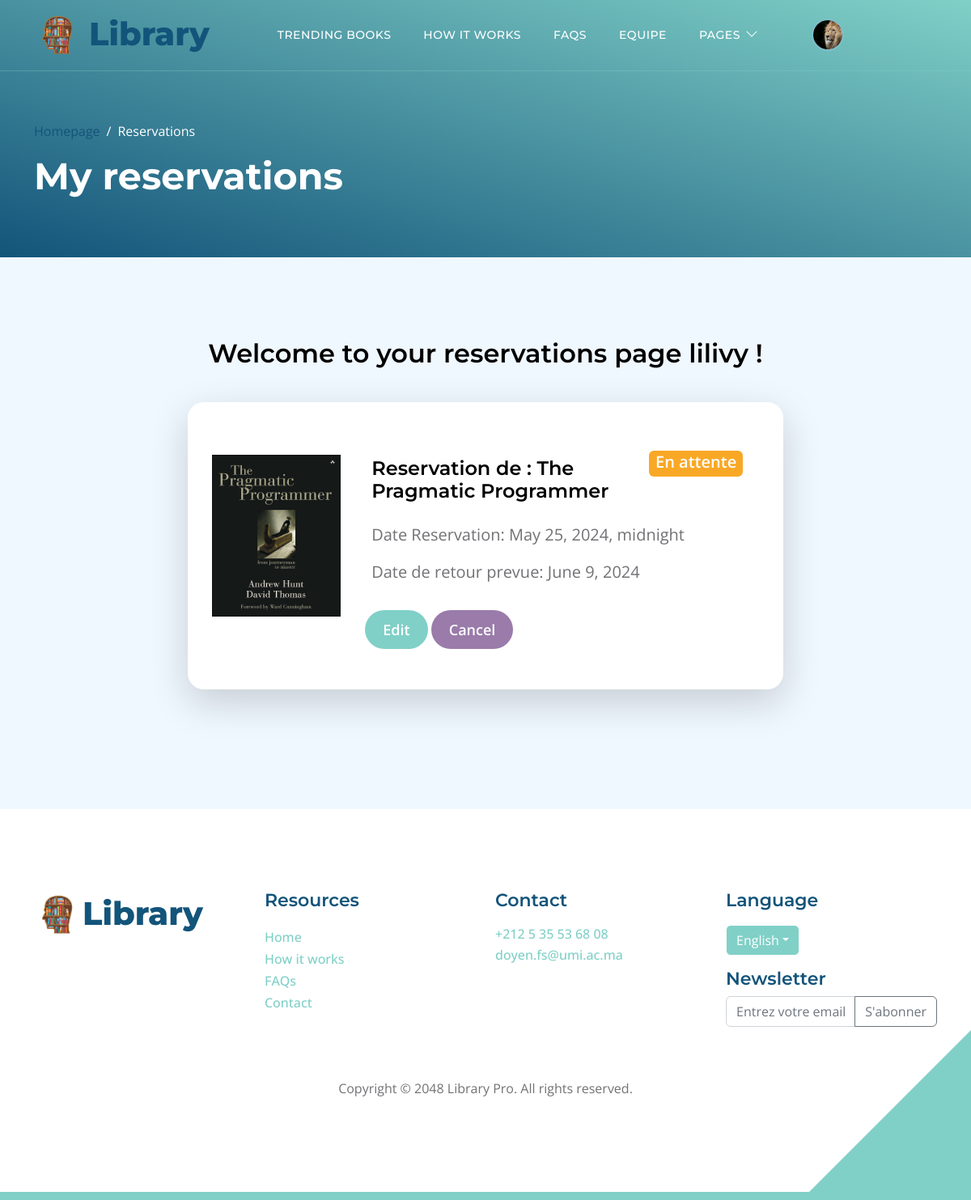
/myreservations/ (signed in), run on the app's committed database.
### adherants/models.py (models this page shows, shortened)
class Profile(models.Model):
    user = models.OneToOneField(User, on_delete=models.CASCADE, null=True, blank=True)
    prenom = models.CharField(max_length=255, blank=True, null=True)
    nom = models.CharField(max_length=255, blank=True, null=True)
    email = models.EmailField(max_length=500, blank=True, null=True)
    username = models.CharField(max_length=200, blank=True, null=True)
    CNI = models.CharField(max_length=200, blank=True, null=True)
    profile_image = models.ImageField(null=True, blank=True, upload_to='profiles/', default="profiles/user-default.png")
    departement = models.CharField(max_length=200, blank=True, null=True)
    filiere = models.CharField(max_length=200, blank=True, null=True)
    CNE = models.CharField(max_length=200, blank=True, null=True)
    semestre = models.CharField(max_length=200, blank=True, null=True)
    sexe = models.CharField(max_length=200, blank=True, null=True)
    phonenumber = models.CharField(max_length=200, blank=True, null=True)
    created = models.DateTimeField(auto_now_add=True)
    id = models.UUIDField(default=uuid.uuid4, unique=True,
                          primary_key=True, editable=False)

### ouvrages/models.py (models this page shows, shortened)
class Reservation(models.Model):
    id = models.UUIDField(default=uuid.uuid4, unique=True, primary_key=True, editable=False)
    date_demande =  models.DateTimeField(auto_now_add=True)
    date_reservation = models.DateTimeField()
    owner = models.ForeignKey(Profile, on_delete=models.CASCADE, null=True, blank=True)
    ouvrage = models.ForeignKey('Ouvrage', on_delete=models.CASCADE, null=True)  # Lier à Ouvrage
    selected_copy = models.ForeignKey('Exemplaire', on_delete=models.CASCADE, null=True, blank=True)
    STATUT_CHOICES = (
        ('en_attente', 'En attente'),
        ('acceptee', 'Acceptée'),
        ('refusee', 'Refusée'),
    )
    statut = models.CharField(max_length=20, choices=STATUT_CHOICES, default='en_attente')
    date_retour_prevue = models.DateField(null=True, blank=True)

class Ouvrage(models.Model):
    id = models.UUIDField(default=uuid.uuid4, unique=True, primary_key=True, editable=False)
    titre = models.CharField(max_length=200)
    auteurs = models.ManyToManyField('Auteur', blank=True)
    featured_image = models.ImageField(null=True, blank=True, default="default.jpg")
    description = models.TextField(blank=True)
    categories = models.ManyToManyField('Categorie', blank=True)
    recommended = models.BooleanField(default=False, blank=True)
    exemplaires_total = models.IntegerField(default=0, null=True, blank=True)
    vote_total = models.IntegerField(default=0, null=True, blank=True)
    vote_ratio = models.IntegerField(default=0, null=True, blank=True)
    date_achat = models.DateTimeField(auto_now_add=True)
    def __str__(self):
        return self.titre
    class Meta:
        ordering = ['-vote_ratio', '-vote_total', 'titre']

### ouvrages/views.py (the view)
# urls.py: path('myreservations/',login_required( views.user_reservations), name="user-reservations"),
def user_reservations(request):
    reservations = Reservation.objects.filter(owner=request.user.profile)
    return render(request, 'ouvrages/myreservations.html', {'reservations': reservations})

### ouvrages/templates/ouvrages/myreservations.html (shortened to what this page needs)
{% extends "main.html" %}
{%load static%}
{% block content %}
<header class="site-header d-flex flex-column justify-content-center align-items-center">
    <div class="container">
        <div class="row align-items-center">
            <div class="col-lg-5 col-12">
                <nav aria-label="breadcrumb">
                    <ol class="breadcrumb">
                        <li class="breadcrumb-item"><a href="{% url 'ouvrages:index' %}">Homepage</a></li>
                        <li class="breadcrumb-item active" aria-current="page">Reservations</li>
                    </ol>
                </nav>
                <h2 class="text-white">My reservations</h2>
            </div>
        </div>
    </div>
</header>
<section class="section-padding section-bg">
    <div class="container">
        <div class="row">
            <div class="col-lg-12 col-12 m-auto">
                <h3 class="mb-4 text-center">Welcome to your reservations page {{ user.username }} !</h3>
            </div>
            <div class="col-lg-8 col-12 mt-3 mx-auto">
                {% for reservation in reservations %}
                <div class="custom-block custom-block-topics-listing bg-white shadow-lg mb-5">
                    <div class="d-flex">
                        <img src="{{ reservation.ouvrage.featured_image.url }}" class="custom-block-image img-fluid" alt="">
                        <div class="custom-block-topics-listing-info d-flex">
                            <div>
                                <div class="d-flex flex-row justify-content-lg-between">
                                    <h5 class="mb-2 p-2">Reservation de : {{ reservation.ouvrage }}</h5>
                                    {% if reservation.statut == 'en_attente' %}
                                    <span class="badge bg-music" style="width: auto; height: 2rem;"><p class="w-100 text-white fw-semibold">{{reservation.get_statut_display}}</p></span>
                                    {% endif %}
                                </div>
                                <p class="mb-0 p-2">Date Reservation: {{ reservation.date_reservation }}</p>
                                <p class="mb-0 p-2">Date de retour prevue: {{ reservation.date_retour_prevue }}</p>
                                {% if reservation.statut == 'en_attente'%}
                                <a href="{% url 'ouvrages:edit-reservation' reservation.id%}" class="btn custom-btn mt-3 mt-lg-4">Edit</a>
                                {% endif %}
                                <a href="{% url 'ouvrages:cancel-reservation' reservation.id%}" class="btn mybtn mt-3 mt-lg-4" >Cancel</a>
                            </div>
                        </div>
                    </div>
                </div>
                {% endfor %}
            </div>
        </div>
    </div>
</section>
{% endblock content%}

### templates/navbar.html (shortened to what this page needs)
{% load static %}
<nav class="navbar navbar-expand-lg">
    <div class="container">
        <a class="navbar-brand" href="{% url 'ouvrages:index'%}#section_1">
            <div class="d-flex justify-content-around align-content-center">
                <img src="{% static 'images/logoo.png'%}" style="height: 60px;width: auto; margin-top:auto; margin-right: 0.5rem;"/>
                <h6 style="margin-top:0.3rem; font-size: 2.5rem; font-weight: 800;">Library</h6>
            </div>
        </a>
        <div class="collapse navbar-collapse" id="navbarNav">
            <ul class="navbar-nav ms-lg-5">
                {% if user.is_staff %}
                <li class="nav-item">
                    <a class="nav-link click-scroll" href="{% url 'profiles'%}">Adhérants</a>
                </li>
                <li class="nav-item">
                    <a class="nav-link click-scroll" href="{% url 'ouvrages:browse'%}">Ouvrages</a>
                </li>
                <li class="nav-item">
                    <a class="nav-link click-scroll" href="{% url 'ouvrages:exemplaires' %}">Exemplaires</a>
                </li>
                <li class="nav-item">
                    <a class="nav-link click-scroll" href="{% url 'ouvrages:emprunt' %}">Emprunts</a>
                </li>
                <li class="nav-item">
                    <a class="nav-link click-scroll" href="{% url 'ouvrages:list_reservations' %}">Reservations</a>
                </li>
                {% else %}
                <li class="nav-item">
                    <a class="nav-link click-scroll" href="{% url 'ouvrages:index' %}#section_2">Trending Books</a>
                </li>
                <li class="nav-item">
                    <a class="nav-link click-scroll" href="{% url 'ouvrages:index' %}#section_3">How it works</a>
                </li>
                <li class="nav-item">
                    <a class="nav-link click-scroll" href="{% url 'ouvrages:index' %}#section_4">FAQs</a>
                </li>
                <li class="nav-item">
                    <a class="nav-link click-scroll" href="{% url 'ouvrages:index' %}#section_5">Equipe</a>
                </li>
                <li class="nav-item dropdown">
                    <a class="nav-link dropdown-toggle" href="#section_5" id="navbarLightDropdownMenuLink" role="button" data-bs-toggle="dropdown" aria-expanded="false">Pages</a>
                </li>
                {%endif%}
            </ul>
            <div class="d-none d-lg-block ms-lg-4">
                <div class="nav-item dropdown">
                    {% if user.is_authenticated %}
                        <a href="#" class="ms-lg-4" id="navbarLightDropdownMenuLink" role="button" data-bs-toggle="dropdown" aria-expanded="false">
                            <img src="{{ user.profile.profile_image.url }}" class="avatar avatar-sm nav-link navbar-icon bi-person smoothscroll">
                        </a>
                    {% else %}
                        <a class="nav-link navbar-icon bi-person smoothscroll ms-lg-4" href="#" id="navbarLightDropdownMenuLink" role="button" data-bs-toggle="dropdown" aria-expanded="false">
                        </a>
                    {% endif %}
                </div>
            </div>
        </div>
    </div>
</nav>

### static/css/templatemo-topic-listing.css (style rules this page uses)
:root { --white-color: #ffffff; --primary-color: #13547a; --secondary-color: #80d0c7; --section-bg-color: #f0f8ff; --custom-btn-bg-color: #80d0c7; --custom-btn-bg-hover-color: #13547a; --dark-color: #000000; --p-color: #717275; --border-color: #7fffd4; --link-hover-color: #13547a; --body-font-family: 'Open Sans', sans-serif; --title-font-family: 'Montserrat', sans-serif; --h1-font-size: 58px; --h2-font-size: 46px; --h3-font-size: 32px; --h4-font-size: 28px; --h5-font-size: 24px; --h6-font-size: 22px; --p-font-size: 20px; --menu-font-size: 14px; --btn-font-size: 18px; --copyright-font-size: 16px; --border-radius-large: 100px; --border-radius-medium: 20px; --border-radius-small: 10px; --font-weight-normal: 400; --font-weight-medium: 500; --font-weight-semibold: 600; --font-weight-bold: 700; }
body { background-color: var(--white-color); font-family: var(--body-font-family); }
h2, h3, h4, h5, h6 { color: var(--dark-color); }
h1, h2, h3, h4, h5, h6 { font-family: var(--title-font-family); font-weight: var(--font-weight-semibold); }
h2 { font-size: var(--h2-font-size); font-weight: var(--font-weight-bold); }
h3 { font-size: var(--h3-font-size); }
h5 { font-size: var(--h5-font-size); }
h6 { color: var(--primary-color); font-size: var(--h6-font-size); }
p { color: var(--p-color); font-size: var(--p-font-size); font-weight: var(--font-weight-normal); }
ul li { color: var(--p-color); font-size: var(--p-font-size); font-weight: var(--font-weight-normal); }
a, button { touch-action: manipulation; transition: all 0.3s; }
a { display: inline-block; color: var(--primary-color); text-decoration: none; }
.section-padding { padding-top: 100px; padding-bottom: 100px; }
.section-bg { background-color: var(--section-bg-color); }
.custom-btn { background: var(--custom-btn-bg-color); border: 2px solid transparent; border-radius: var(--border-radius-large); color: var(--white-color); font-size: var(--btn-font-size); font-weight: var(--font-weight-semibold); line-height: normal; transition: all 0.3s; padding: 10px 20px; }
.site-header { background-image: linear-gradient(15deg, #13547a 0%, #80d0c7 100%); padding-top: 150px; padding-bottom: 80px; }
.site-header .container { height: 100%; }
.breadcrumb-item+.breadcrumb-item::before, .breadcrumb-item a:hover, .breadcrumb-item.active { color: var(--white-color); }
.navbar { background: transparent; border-bottom: 1px solid rgba(128, 208, 199, 0.35); z-index: 9; }
.navbar-brand, .navbar-brand:hover { font-size: var(--h3-font-size); font-weight: var(--font-weight-bold); display: block; }
.navbar-expand-lg .navbar-nav .nav-link { border-radius: var(--border-radius-large); margin: 10px; padding: 10px; }
.navbar-nav .nav-link { display: inline-block; color: var(--white-color); font-family: var(--title-font-family); font-size: var(--menu-font-size); font-weight: var(--font-weight-medium); text-transform: uppercase; letter-spacing: 0.5px; position: relative; padding-top: 15px; padding-bottom: 15px; }
.navbar .dropdown-toggle::after { content: "\f282"; display: inline-block; font-family: bootstrap-icons !important; font-size: var(--copyright-font-size); font-style: normal; font-weight: normal !important; font-variant: normal; text-transform: none; line-height: 1; vertical-align: -.125em; -webkit-font-smoothing: antialiased; -moz-osx-font-smoothing: grayscale; position: relative; left: 2px; border: 0; }
.navbar-icon { background: var(--white-color); border-radius: var(--border-radius-large); display: inline-block; font-size: var(--h5-font-size); width: 40px; height: 40px; line-height: 40px; text-align: center; transition: all 0.3s ease; }
.custom-block { border-radius: var(--border-radius-medium); position: relative; overflow: hidden; padding: 30px; transition: all 0.3s ease; height: 100%; }
.custom-block-image { display: block; width: 100%; height: 200px; object-fit: cover; margin-top: 35px; }
.bg-music { background-color: #F9A826; }
.topics-listing-page .site-header { padding-bottom: 65px; }
.custom-block-topics-listing-info { margin: 30px 20px 20px 30px; }
.custom-block-topics-listing { height: inherit; }
.custom-block-topics-listing .custom-block-image { width: 200px; }

### templates/main.html (style rules this page uses)
.avatar { border-radius: 50%; border: 2px solid #7bbfcc; object-fit: cover; }
.mybtn { background: #9a7baa; border: 2px solid transparent; border-radius: 100px; color: white; font-size: 18px; font-weight: 600; line-height: normal; transition: all 0.3s; padding: 10px 20px; }

### data on the page
Reservation: ouvrage.featured_image (picture), ouvrage "The Pragmatic Programmer", statut "En attente", date_reservation "May 25, 2024, midnight", date_retour_prevue "June 9, 2024", shows "Edit"

### other printed values
{{ user.username }} "lilivy"
